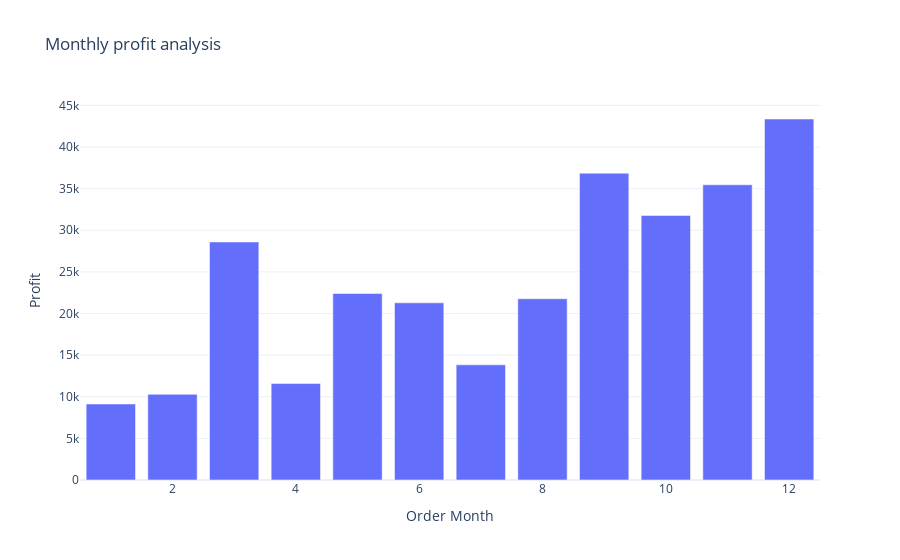

Source (notebook cell):
### Code cell
fig = px.bar(Profit_by_month,
             x = 'Order Month',
             y = 'Profit',
             title = 'Monthly profit analysis')
fig.show()

### Figure 1 — Plotly figure (JSON) as saved in the notebook; plotly's stock layout.template omitted (floating-point values rounded to 4 significant figures)
{"data": [{"alignmentgroup": "True", "hovertemplate": "Order Month=%{x}<br>Profit=%{y}<extra></extra>", "legendgroup": "", "marker": {"color": "#636efa", "pattern": {"shape": ""}}, "name": "", "offsetgroup": "", "orientation": "v", "showlegend": false, "textposition": "auto", "type": "bar", "x": [1, 2, 3, 4, 5, 6, 7, 8, 9, 10, 11, 12], "xaxis": "x", "y": [9134.0, 10290.0, 28590.0, 11590.0, 22410.0, 21290.0, 13830.0, 21780.0, 36860.0, 31780.0, 35470.0, 43370.0], "yaxis": "y"}], "layout": {"autosize": true, "barmode": "relative", "legend": {"tracegroupgap": 0}, "title": {"text": "Monthly profit analysis"}, "xaxis": {"anchor": "y", "autorange": true, "domain": [0, 1], "range": [0.5, 12.5], "title": {"text": "Order Month"}, "type": "linear"}, "yaxis": {"anchor": "x", "autorange": true, "domain": [0, 1], "range": [0, 45650.0], "title": {"text": "Profit"}, "type": "linear"}}}
